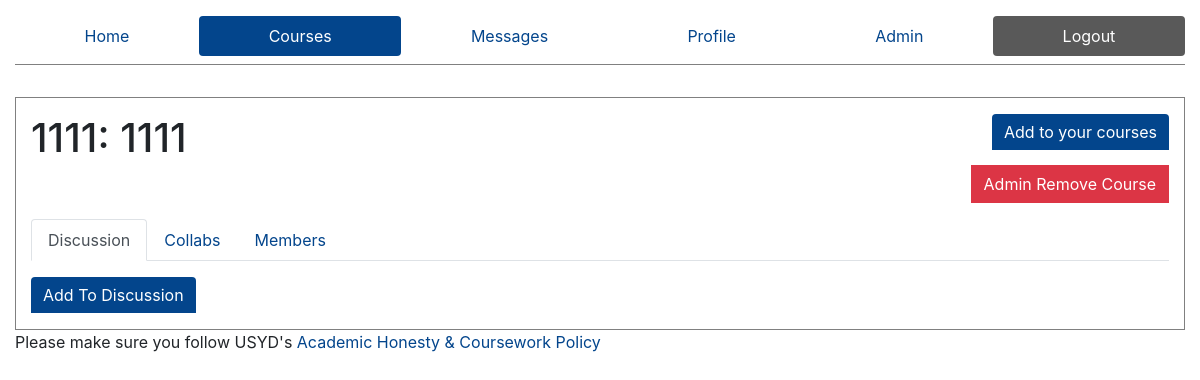
Page /courses/1111 (signed in) on the earlier database version.
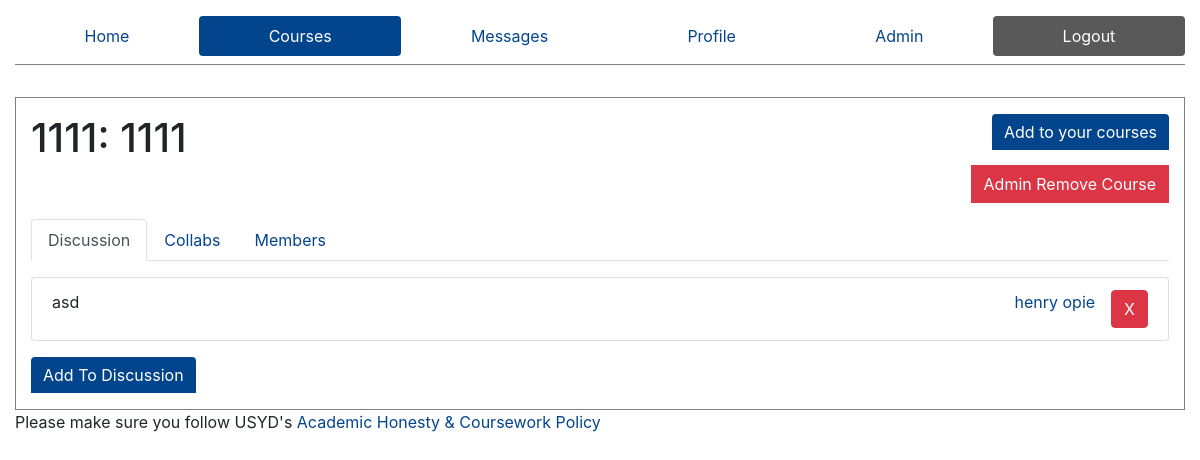
Same page on the later database version.
### ed/models.py (models this page shows)
class Course(models.Model):
    courseCode = models.CharField(max_length=20, default="Course Code")
    courseName = models.CharField(max_length=50, default="CourseName")
    members = models.ManyToManyField(Profile, through="MemberShip", through_fields=("course", "person"))

class Discussion(models.Model):
    course = models.ForeignKey(Course, on_delete=models.CASCADE, null=True)
    sender = models.ForeignKey(Profile,on_delete=models.CASCADE,null=True)
    body = models.TextField()

class Profile(models.Model):
    user = models.OneToOneField(User, on_delete=models.CASCADE, related_name='+', default=1)
    FirstName = models.CharField(max_length=50,default='firstname')
    LastName = models.CharField(max_length=50,default='lastname')
    is_admin = models.BooleanField('Is admin', default=False)

### ed/views.py (the view, shortened to what this page needs)
# urls.py: path('courses/<slug:code>', views.singleCourse, name="Course"),
def singleCourse(request, code):
    is_admin = False
    p = Profile.objects.get(user=request.user)
    if p.is_admin:
        is_admin = True
    if not request.POST:
        try:
            course = Course.objects.get(courseCode=code)
        except:
            course = None
        try:
            resources = Resource.objects.filter(course=course)
            resources = resources.all()
        except:
            resources = None
        try:
            userProfile = Profile.objects.get(user=request.user)
            exist = MemberShip.objects.filter(person=userProfile, course=course)
            if exist:
                subscribed = True
            else:
                subscribed = False
        except:
            subscribed = False
        members = MemberShip.objects.filter(course=course)
        profileIds = members.values_list('person', flat=True)
        profiles = Profile.objects.filter(id__in=profileIds)
        discussions = Discussion.objects.filter(course=course)
        context = {
            'course': course,
            'active': 'courses',
            'resources': resources,
            'subscribed': subscribed,
            'profiles': profiles.all(),
            'discussions': discussions.all(),
            'is_admin': is_admin
        }
        return render(request, 'course.html', context=context)

### templates/course.html (shortened to what this page needs)
{% extends "core.html" %}
{% block content %}
    {% if course %}
    <div class="row">
        <div class="col-6">
            <div class="title" style="display: flex;">
                <h1 role="heading" aria-level="1">
                    {{course.courseCode}}:
                    {{course.courseName}}
                </h1>
            </div>
        </div>
        <div class="col-6" style="display: flex;">
            <div class='action-buttons btn-group-vertical'>
                <form action="/courses/{{course.courseCode}}" method="post" style="margin-left: auto">
                        {% if subscribed %}
                            <button type="submit" name="code" value="{{course.courseCode}}" class="btn btn-danger" role="button">
                            Remove from your courses
                        {% else %}
                            <button type="submit" name="code" value="{{course.courseCode}}" class="btn btn-primary" role="button">
                            Add to your courses
                        {% endif %}
                    </button>
                </form>
                {% if is_admin %}
                <button type="button" class="btn btn-danger" data-toggle="modal" data-target="#adminModal" role="button">
                Admin Remove Course
                </button>
    {% endif %}
    </div>
    </div>
    </div>
    {% else %}
        <h1 role="heading">Course Not Found</h1>
    {% endif %}
    <div role='navigation'>
    <ul class="nav nav-tabs" id="myTab" role="tablist" >
        <li class="nav-item" role="tab">
            <a class="nav-link active" id="discussion-tab" data-toggle="tab" href="#discussion" role="tab" aria-controls="discussion" aria-selected="true" tab-index="0">Discussion</a>
        </li>
         <li class="nav-item" role="tab">
            <a class="nav-link" id="resources-tab" data-toggle="tab" href="#resources" role="tab" aria-controls="resources" aria-selected="false" tab-index="1">Collabs</a>
        </li>
         <li class="nav-item"  role="tab">
            <a class="nav-link" id="members-tab" data-toggle="tab" href="#members" role="tab" aria-controls="members" aria-selected="false" tab-index="2">Members</a>
        </li>
    </ul>
    </div>
    <div class="row">
    <div class="tab-content col-12" id="myTabContent">
        <div class="tab-pane show active" id="discussion" role="tabpanel" aria-labelledby="discussion-tab">
            {% if discussions %}
            <ul class="list-group" style="margin-bottom: 1rem;" role="tablist">
                {% for discussion in discussions %}
                        <li class="list-group-item message" role="tab">
                            <div class="message-body">
                                {{discussion.body}}
                            </div>
                            <div class="message-sender">
                                <a href="/profile/{{discussion.sender.id}}" aria-label="View Profile">
                                    {{discussion.sender.FirstName}} {{discussion.sender.LastName}}
                                </a>
                            </div>
                            {% if is_admin %}
                                    <form action="/courses/{{course.courseCode}}/discussion/{{discussion.id}}" method="post">
                                        <input type='submit' aria-label="remove comment" value="X" class="admin-delete btn btn-danger">
                                    </form>
                            {% endif %}
                        </li>
                {% endfor %}
            </ul>
            {% endif %}
        <button type="button" class="btn btn-primary" data-toggle="modal" data-target="#discussionModal">
            Add To Discussion
        </button>
        </div>
    </div>
    </div>
</body>
{% endblock %}

### templates/core.html (shortened to what this page needs)
<!DOCTYPE html>
<html lang="en">
<head>
    {% load static %}
    <link rel="stylesheet" type="text/css" href="{% static 'bootstrap.css' %}">
    <link rel="stylesheet" type="text/css" href="{% static 'styles.css' %}">
</head>
<body>
<div class="container" style='max-width: 1200px;'>
{% if user.is_authenticated %}
<div role="navigation">
    <ul class="nav nav-pills nav-fill" style="margin-top:1rem; margin-bottom: 2rem; border-bottom: 1px solid gray; padding-bottom: 0.5rem;" role="tablist" aria-label='main'>
        <li class="nav-item" role="tab">
          <a class="nav-link {% if active == 'home'%} active {% endif %}" href="/">
            Home
          </a>
        </li>
        <li class="nav-item" role="tab">
          <a class="nav-link {% if active == 'courses'%} active {% endif %}" href="/courses">
            Courses
          </a>
        </li>
        <li class="nav-item" role="tab">
          <a class="nav-link {% if active == 'messages'%} active {% endif %}" href="/messages">
            Messages
          </a>
        </li>
        <li class="nav-item" role="tab">
          <a class="nav-link {% if active == 'profile'%} active {% endif %}" href="/profile">
            Profile
          </a>
        </li>
        {% if is_admin %}
        <li class="nav-item" role="tab">
          <a class="nav-link {% if active == 'admin'%} active {% endif %}" href="/admin">
            Admin
          </a>
        </li>
        {% endif %}
        <li class="nav-item" role="tab" style="margin-top: auto;">
          <a class="nav-link" style="background-color: #595959; color: white;" aria-label="logout" href="/logout">
            Logout
          </a>
        </li>
    </ul>
  </div>
    {% endif %}
<div class="container-fluid" style="border: 1px solid gray; padding-top: 1rem; padding-bottom: 1rem;" role="main">
  {% block content %}
  {% endblock %}
</body>
<footer>
  <p>Please make sure you follow USYD's <a href="https://www.sydney.edu.au/students/academic-integrity.html?fbclid=IwAR0Sv-xDId5Wdanpzrv_CAhRjr_whQgItOLTuunNl18rDD-C6GarzPqbKE8">Academic Honesty & Coursework Policy</a></p>
</footer>

### ed/static/styles.css (style rules this page uses)
.message { display: flex; flex-direction: row; }
.message .message-body { flex: 60%; }
.message .message-sender { flex: 40%; text-align: right; }
.nav { margin-bottom: 1rem; }
.action-buttons { margin-left: auto; }
.action-buttons .btn { margin-left: auto; margin-bottom: 1rem; }
.message { display: flex; }
.message .btn { margin-left: auto; }
input { border: 1px solid gray; }
.btn-primary { border: unset; border: 0.25rem !important; border-top-left-radius: 0.25rem !important; border-bottom-left-radius: 0 !important; border-bottom-right-radius: 0 !important; }
.admin-delete { margin-left: 1rem !important; height: 38px; }

Differences in the rows shown:
added Discussion: body "asd", sender.FirstName "henry", sender.LastName "opie"
